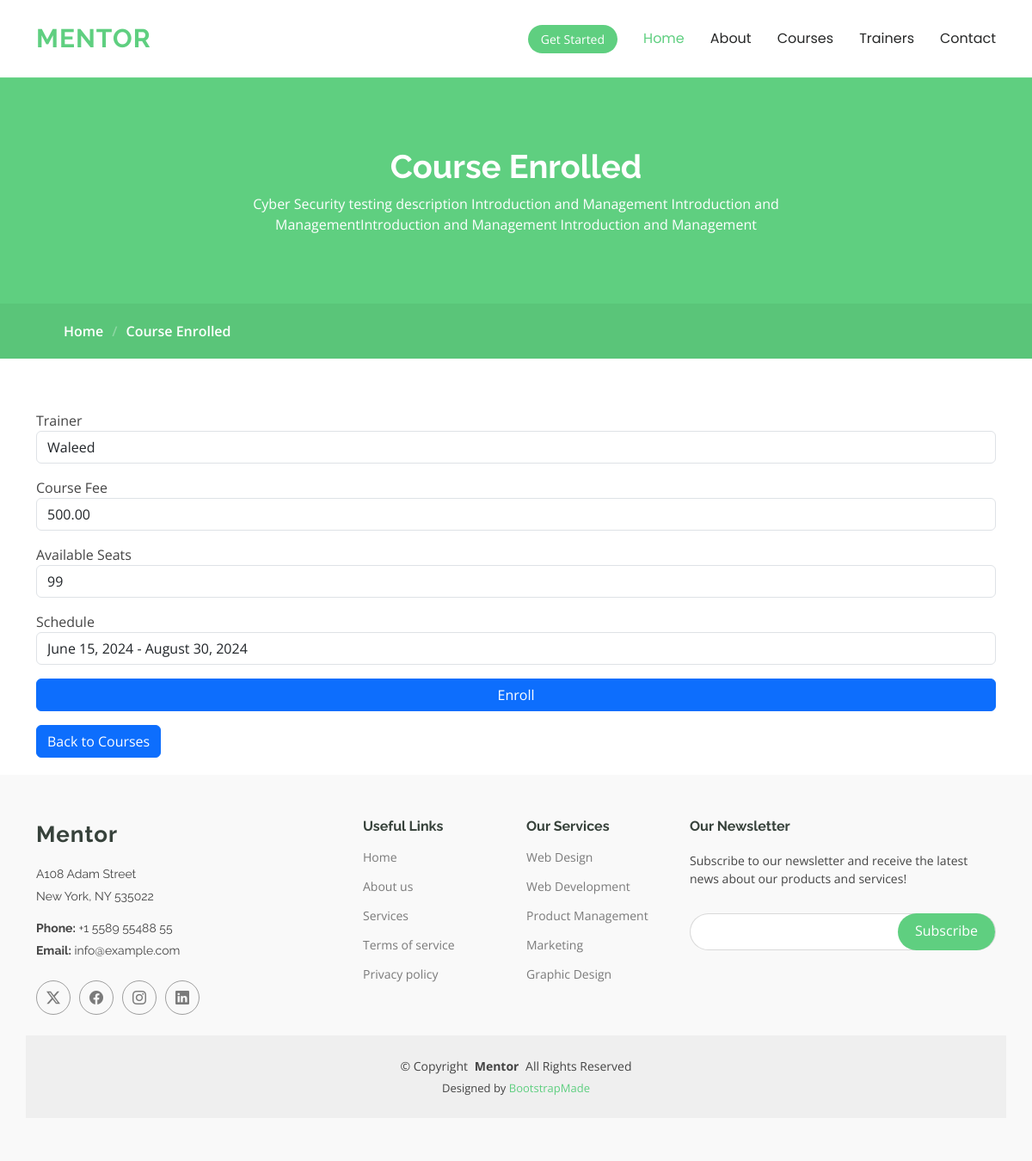
Screenshot of /course-enroll/18 with the database file from the repository.
### tables this page shows
CREATE TABLE `courses` (
  `id` int(11) NOT NULL,
  `title` varchar(255) DEFAULT NULL,
  `description` text DEFAULT NULL,
  `fee` decimal(10,2) DEFAULT NULL,
  `available_seat` int(11) DEFAULT NULL,
  `start_date` date DEFAULT NULL,
  `end_date` date DEFAULT NULL,
  `created_at` timestamp NOT NULL DEFAULT current_timestamp(),
  `updated_at` timestamp NOT NULL DEFAULT current_timestamp() ON UPDATE current_timestamp(),
  `deleted_at` timestamp NULL DEFAULT NULL
);

### Core/functions.php (called while the page is built, shortened)
<?php
function base_path($path)
{
    return BASE_PATH . $path;
}
function view($path, $attributes = [])
{
    extract($attributes);
    require base_path('views/' . $path);
}

### Http/Controllers/Frontend/FrontendController.php (called while the page is built, shortened)
<?php
class FrontendController
{
    public function showEnrollmentForm($courseId)
    {
        $courseModel = new Course();
        $course = $courseModel->getCourseDetails($courseId);
        if (isset($course['instructor_ids']) && is_string($course['instructor_ids'])) {
            $course['instructor_ids'] = explode(',', $course['instructor_ids']);
        }
        if (isset($course['instructor_names']) && is_string($course['instructor_names'])) {
            $course['instructor_names'] = explode(',', $course['instructor_names']);
        }
        $availableSeats = $courseModel->getAvailableSeats($courseId, $course['instructor_ids']);
        view('frontend/course/enrolled.view.php', [
            'course' => $course,
            'availableSeats' => $availableSeats
        ]);
    }
}

### public/index.php (called while the page is built, shortened)
<?php
require BASE_PATH.'Core/functions.php';
spl_autoload_register(function($class)
{
    $class = str_replace('\\', DIRECTORY_SEPARATOR, $class);
});
require base_path('bootstrap.php');
$router = new \Core\Router();
$uri = parse_url($_SERVER['REQUEST_URI'])['path'];
$method = $_POST['_method'] ?? $_SERVER['REQUEST_METHOD'];
$router->route($uri, $method);

### Core/App.php (called while the page is built, shortened)
<?php
class App
{
    protected static $container;
    public static function setContainer($contaier)
    {
        static::$container = $contaier;
    }
    public static function container()
    {
        return static::$container;
    }
    public static function resolve($key) {
        return static::container()->resolve($key);
    }
}

### Core/Container.php (called while the page is built, shortened)
<?php
class Container
{
    protected $bindings = [];
    public function bind($key, $resolver)
    {
        $this->bindings[$key] = $resolver;
    }
    public function resolve($key)
    {
        $resolver = $this->bindings[$key];
        return call_user_func($resolver);
    }
}

### config.php (called while the page is built)
<?php
return [
    'database' => [
        'host' => 'localhost',
        'port' => '3306',
        'dbname' => 'learning-management-system',
        'charset' => 'utf8mb4',
    ]
];

### bootstrap.php (called while the page is built, shortened)
<?php
$container = new Container();
$container->bind('Core\Database', function () {
    $config = require base_path('config.php');
    return new Database($config['database']);
});

### Core/Database.php (called while the page is built, shortened)
<?php
class Database
{
    public function __construct($config, $username = 'root', $password = '')
    {
        $dsn = 'mysql:' . http_build_query($config, '', ';');
        $this->connection = new PDO($dsn, $username, $password, [PDO::ATTR_DEFAULT_FETCH_MODE => PDO::FETCH_ASSOC]);
    }
}

### Http/Models/Course.php (called while the page is built, shortened)
<?php
class Course
{
    protected $db;
    public function __construct()
    {
        $this->db = App::resolve(Database::class);
    }
    public function getCourseDetails($courseId)
    {
        $sql = 'SELECT courses.*, users.name as instructor_name, GROUP_CONCAT(instructors.id) as instructor_ids, GROUP_CONCAT(users.name) as instructor_names
                FROM courses
                LEFT JOIN instructor_course ON courses.id = instructor_course.course_id
                LEFT JOIN instructors ON instructors.id = instructor_course.instructor_id
                LEFT JOIN users ON users.id = instructors.user_id
                WHERE courses.id = :courseId
                GROUP BY courses.id';
        $statement = $this->db->connection->prepare($sql);
        $statement->execute(['courseId' => $courseId]);
        return $statement->fetch(\PDO::FETCH_ASSOC);
    }
    public function getAvailableSeats($courseId, $instructorIds)
    {
        $enrollmentModel = new Enrollment();
        $totalEnrolledStudents = 0;
        foreach ($instructorIds as $instructorId) {
            $enrolledStudentsCount = $enrollmentModel->getEnrolledStudentsCount($courseId, $instructorId);
            $totalEnrolledStudents += $enrolledStudentsCount;
        }
        $courseDetails = $this->getCourseDetails($courseId);
        $totalSeats = $courseDetails['available_seat'];
        $availableSeats = $totalSeats - $totalEnrolledStudents;
        return $availableSeats;
    }
}

### Http/Models/Enrollment.php (called while the page is built, shortened)
<?php
class Enrollment
{
    protected $db;
    public function __construct()
    {
        $this->db = App::resolve(Database::class);
    }
    public function getEnrolledStudentsCount($courseId, $instructorId)
    {
        $sql = 'SELECT COUNT(*) as enrolled_students
                FROM enrollments e
                JOIN instructor_course ic ON e.instructorcourse_id = ic.id
                WHERE ic.course_id = :courseId AND ic.instructor_id = :instructorId';
        $statement = $this->db->connection->prepare($sql);
        $statement->bindValue(':courseId', $courseId, \PDO::PARAM_INT);
        $statement->bindValue(':instructorId', $instructorId, \PDO::PARAM_INT);
        $statement->execute();
        $result = $statement->fetch(\PDO::FETCH_ASSOC);
        return $result['enrolled_students'];
    }
}

### views/frontend/course/enrolled.view.php (the view, shortened to what this page needs)
<?php require base_path('views/frontend/partials/head.php') ?>
<?php require base_path('views/frontend/partials/header.php') ?>
<main class="main">
    <div class="page-title" data-aos="fade">
        <div class="heading">
            <div class="container">
                <div class="row d-flex justify-content-center text-center">
                    <div class="col-lg-8">
                        <h1>Course Enrolled</h1>
                        <p class="mb-0"> <?= htmlspecialchars($course['description'] ?? 'Course Description'); ?></p>
                    </div>
                </div>
            </div>
        </div>
        <nav class="breadcrumbs">
            <div class="container">
                <ol>
                    <li><a href="index.html">Home</a></li>
                    <li class="current">Course Enrolled</li>
                </ol>
            </div>
        </nav>
    </div>
    <section id="courses-course-details" class="courses-course-details section">
        <div class="container" data-aos="fade-up">
            <div class="row">
                <div class="col-lg-12">
                    <form action="/course-enroll/<?= htmlspecialchars($course['id']); ?>" method="post">
                        <div class="form-group">
                            <label for="instructor_id">Trainer</label>
                            <select id="instructor_id" name="instructor_id" class="form-control  mb-3">
                                <?php
                                $instructorIds = $course['instructor_ids'] ?? [];
                                $instructorNames = $course['instructor_names'] ?? [];
                                if (!empty($instructorIds) && !empty($instructorNames)) {
                                    foreach (array_combine($instructorIds, $instructorNames) as $instructorId => $instructorName) {
                                        echo '<option value="' . htmlspecialchars($instructorId) . '">' . htmlspecialchars($instructorName) . '</option>';
                                    }
                                } else {
                                    echo '<option value="">Unknown Instructor</option>';
                                }
                                ?>
                            </select>
                        </div>
                        <div class="form-group">
                            <label for="fee">Course Fee</label>
                            <input type="text" id="fee" name="fee" class="form-control  mb-3" value="<?= htmlspecialchars($course['fee'] ?? '0.00$'); ?>" readonly>
                        </div>
                        <div class="form-group">
                            <label for="available_seat">Available Seats</label>
                            <input type="text" id="available_seat" name="available_seat" class="form-control  mb-3" value="<?= htmlspecialchars($availableSeats ?? '00'); ?>" readonly>
                        </div>
                        <div class="form-group">
                            <label for="schedule">Schedule</label>
                            <input type="text" id="schedule" name="schedule" class="form-control  mb-3" value="<?php
                                                                                                            if ($course['start_date'] && $course['end_date']) {
                                                                                                                echo date('F j, Y', strtotime($course['start_date'])) . ' - ' . date('F j, Y', strtotime($course['end_date']));
                                                                                                            } else {
                                                                                                                echo 'Schedule not available';
                                                                                                            }
                                                                                                            ?>" readonly>
                        </div>
                        <input type="submit" class="btn btn-primary" value="Enroll" style="width: 100%;">
                    </form>
                    <a href="/" class="btn btn-primary mt-3">Back to Courses</a>
                </div>
            </div>
        </div>
    </section>
</main>
<?php require base_path('views/frontend/partials/footer.php') ?>

### Core/Router.php (shortened to what this page needs)
<?php
class Router
{
    protected $routes = [];
    public function add($method, $uri, $controller)
    {
        $this->routes[] = [
            'uri' => $uri,
            'controller' => $controller,
            'method' => $method,
            'middleware' => ''
        ];
        return $this;
    }
    public function only($key)
    {
        $this->routes[array_key_last($this->routes)]['middleware'] = $key;
        return $this;
    }
    public function route($uri, $method)
    {
        foreach ($this->routes as $route) {
            if ($this->match($route['uri'], $uri) && $route['method'] === strtoupper($method)) {
                $params = $this->extractParams($route['uri'], $uri);
                return $this->callController($route['controller'], $params);
            }
        }
    }
    protected function match($routeUri, $requestUri)
    {
        $routePattern = preg_replace('/\{[a-zA-Z0-9_]+\}/', '([a-zA-Z0-9_]+)', $routeUri);
        return preg_match('#^' . $routePattern . '$#', $requestUri);
    }
    protected function extractParams($routeUri, $requestUri)
    {
        $routePattern = preg_replace('/\{[a-zA-Z0-9_]+\}/', '([a-zA-Z0-9_]+)', $routeUri);
        preg_match('#^' . $routePattern . '$#', $requestUri, $matches);
        array_shift($matches);
        return $matches;
    }
    protected function callController($controller, $params = [])
    {
        [$controller, $method] = explode('@', $controller);
        $controller = "Http\\Controllers\\{$controller}";
        if (class_exists($controller)) {
            $controllerInstance = new $controller;
            if (method_exists($controllerInstance, $method)) {
                return call_user_func_array([$controllerInstance, $method], $params);
            }
        }
        throw new \Exception("Controller or method not found");
    }
}

### views/frontend/partials/header.php (shortened to what this page needs)
<header id="header" class="header d-flex align-items-center sticky-top">
  <div class="container-fluid container-xl position-relative d-flex align-items-center">
    <a href="/" class="logo d-flex align-items-center me-auto">
      <h1 class="sitename">Mentor</h1>
    </a>
    <nav id="navmenu navbar-expand-lg" class="navmenu">
      <ul>
        <li><a href="/" class="active">Home<br></a></li>
        <li><a href="about.html">About</a></li>
        <li><a href="courses.html">Courses</a></li>
        <li><a href="trainers.html">Trainers</a></li>
        <li><a href="contact.html">Contact</a></li>
      </ul>
    </nav>
    <?php if (isset($_SESSION['user']) && $_SESSION['user']['role'] === 'student') : ?>
      <form action="/logout" method="POST">
        <input type="hidden" name="_method" value="DELETE" />
        <button class="btn-getstarted border-0">Log Out</button>
      </form>
      <a class="btn-getstarted" href="/student-frofile">View Profile</a>
    <?php else : ?>
      <a class="btn-getstarted" href="/login">Get Started</a>
    <?php endif ?>
  </div>
</header>

### views/frontend/partials/footer.php (shortened to what this page needs)
<footer id="footer" class="footer position-relative">
<div class="container footer-top">
  <div class="row gy-4">
    <div class="col-lg-4 col-md-6 footer-about">
      <a href="index.html" class="logo d-flex align-items-center">
        <span class="sitename">Mentor</span>
      </a>
      <div class="footer-contact pt-3">
        <p>A108 Adam Street</p>
        <p>New York, NY 535022</p>
        <p class="mt-3"><strong>Phone:</strong> <span>+1 5589 55488 55</span></p>
        <p><strong>Email:</strong> <span>info@example.com</span></p>
      </div>
      <div class="social-links d-flex mt-4">
        <a href=""><i class="bi bi-twitter-x"></i></a>
        <a href=""><i class="bi bi-facebook"></i></a>
        <a href=""><i class="bi bi-instagram"></i></a>
        <a href=""><i class="bi bi-linkedin"></i></a>
      </div>
    </div>
    <div class="col-lg-2 col-md-3 footer-links">
      <h4>Useful Links</h4>
      <ul>
        <li><a href="#">Home</a></li>
        <li><a href="#">About us</a></li>
        <li><a href="#">Services</a></li>
        <li><a href="#">Terms of service</a></li>
        <li><a href="#">Privacy policy</a></li>
      </ul>
    </div>
    <div class="col-lg-2 col-md-3 footer-links">
      <h4>Our Services</h4>
      <ul>
        <li><a href="#">Web Design</a></li>
        <li><a href="#">Web Development</a></li>
        <li><a href="#">Product Management</a></li>
        <li><a href="#">Marketing</a></li>
        <li><a href="#">Graphic Design</a></li>
      </ul>
    </div>
    <div class="col-lg-4 col-md-12 footer-newsletter">
      <h4>Our Newsletter</h4>
      <p>Subscribe to our newsletter and receive the latest news about our products and services!</p>
      <form action="forms/newsletter.php" method="post" class="php-email-form">
        <div class="newsletter-form"><input type="email" name="email"><input type="submit" value="Subscribe"></div>
      </form>
    </div>
  </div>
</div>
<div class="container copyright text-center mt-4">
  <p>© <span>Copyright</span> <strong class="px-1 sitename">Mentor</strong> <span>All Rights Reserved</span></p>
  <div class="credits">
    Designed by <a href="https://bootstrapmade.com/">BootstrapMade</a>
  </div>
</div>
</footer>
</body>
</html>

### rows the page displays
courses: description "Cyber Security testing description Introduction and Management Introduction and ManagementIntroduction and Management Introduction and Management", fee "500.00", available_seat "99", schedule "June 15, 2024 - August 30, 2024"

### other values shown
form field instructor_id "Waleed"
